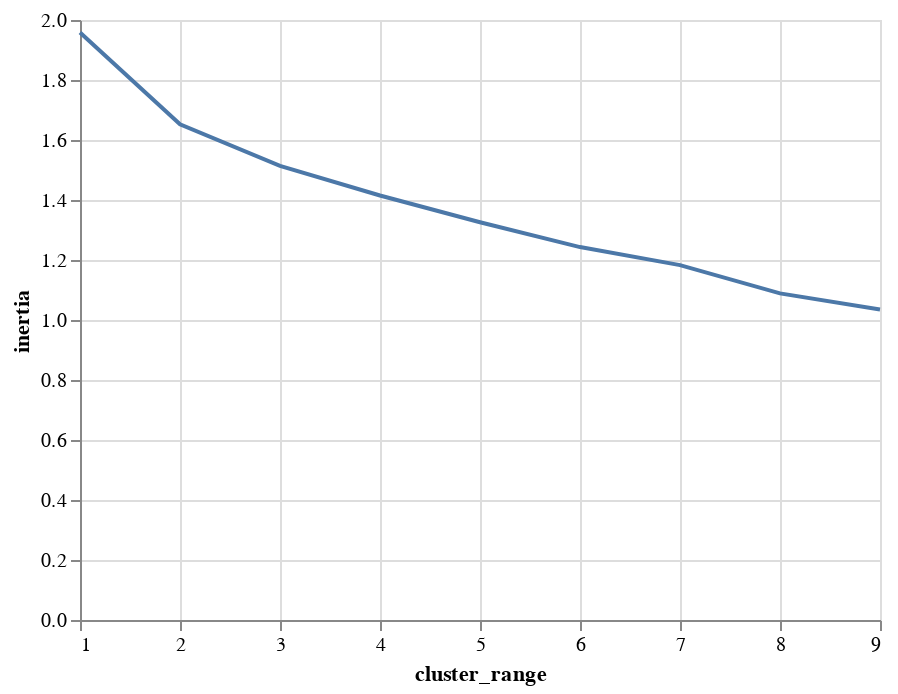

Notebook source saved alongside this figure:
### Code cell
import altair as alt

alt.Chart(clusters).mark_line().encode(x='cluster_range', y='inertia')

### Figure 1 — Vega-Lite specification as saved in the notebook (floating-point values rounded to 4 significant figures)
{"config": {"view": {"continuousWidth": 400, "continuousHeight": 300}}, "data": {"name": "data-6b4240ab2191e5820b3e6ac5f88f8e1d"}, "mark": "line", "encoding": {"x": {"type": "quantitative", "field": "cluster_range"}, "y": {"type": "quantitative", "field": "inertia"}}, "$schema": "https://vega.github.io/schema/vega-lite/v4.8.1.json", "datasets": {"data-6b4240ab2191e5820b3e6ac5f88f8e1d": [{"cluster_range": 1, "inertia": 1.958}, {"cluster_range": 2, "inertia": 1.652}, {"cluster_range": 3, "inertia": 1.514}, {"cluster_range": 4, "inertia": 1.415}, {"cluster_range": 5, "inertia": 1.326}, {"cluster_range": 6, "inertia": 1.243}, {"cluster_range": 7, "inertia": 1.183}, {"cluster_range": 8, "inertia": 1.089}, {"cluster_range": 9, "inertia": 1.035}]}}
